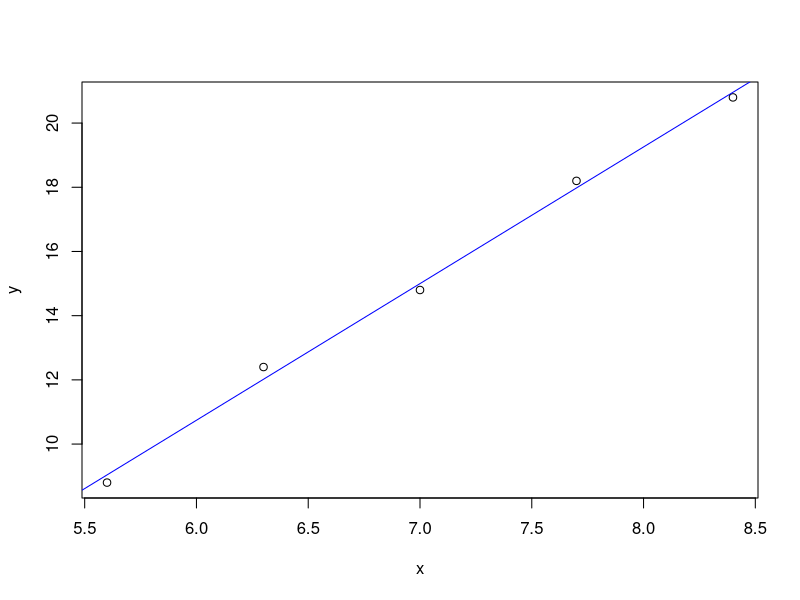

Reproduce this figure in R.
## ---- chunk 1
knitr::opts_chunk$set(echo = TRUE)
## ---- chunk 2
x <- c(5.6,6.3,7,7.7,8.4)
y <- c(8.8,12.4,14.8,18.2,20.8)

res<-lm(y~x)
res
summary(res)
plot(x,y)
abline(res,col="blue")
## ---- chunk 3
rev <- function(x,y) {81*x-21*x^2+28*x*y+40*y-23*y^2}
rev
x=2.3
y=4.1
rev(x,y)
